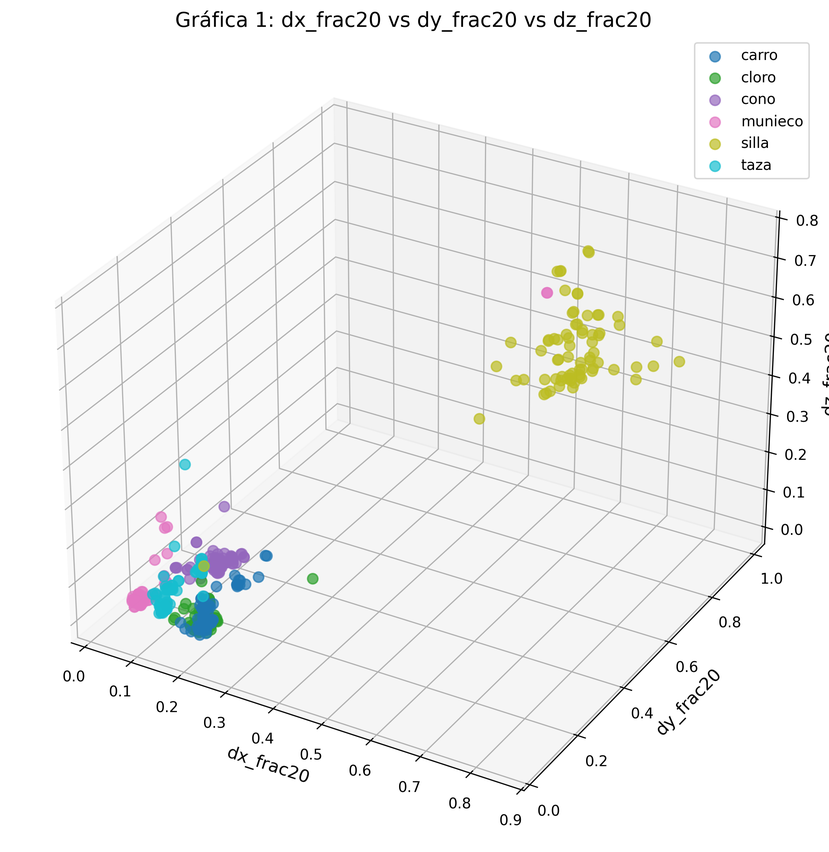
#> input picture tarea1/images/grafica_combinada_01.png, 829 x 852 px, shrunk from 2376 x 2442 before the run
$ python -i filters.py   (imports and definitions only)
#> lines starting #> are read from the running program, lines starting #| are printed output that depends on the picture
#> further down, picture is the input picture: shape (852, 829, 3); mean B, G, R 243, 243.6, 243.2
import cv2
import numpy as np
def blur(img,ksize=5):
    """
    Hace un blur
    """

    return cv2.blur(img,(ksize,ksize))
def gaussian_blur(img,ksize:int=5)->np.ndarray:
    """
    Aplica un filtrop gaussiano, en media 0
        """
    return cv2.GaussianBlur(img,(ksize,ksize),0)
def rotation(img,rotation:int)->np.ndarray:
    """

    """
    h,w=img.shape[:2]
    M=cv2.getRotationMatrix2D((w/2,h/2),rotation,scale=1.0)
    return cv2.warpAffine(img,M,(w,h),borderMode=cv2.BORDER_REFLECT_101)
def flip(img:np.ndarray,mode:int=1)->np.ndarray:
    return cv2.flip(img,mode)
def brightness(img,value:int=30):
#> called with value = 30
    hsv=cv2.cvtColor(img,cv2.COLOR_BGR2HSV_FULL)
#> hsv: shape (852, 829, 3); mean H, S, V 2.8, 2.8, 244.1
    h,s,v=cv2.split(hsv)
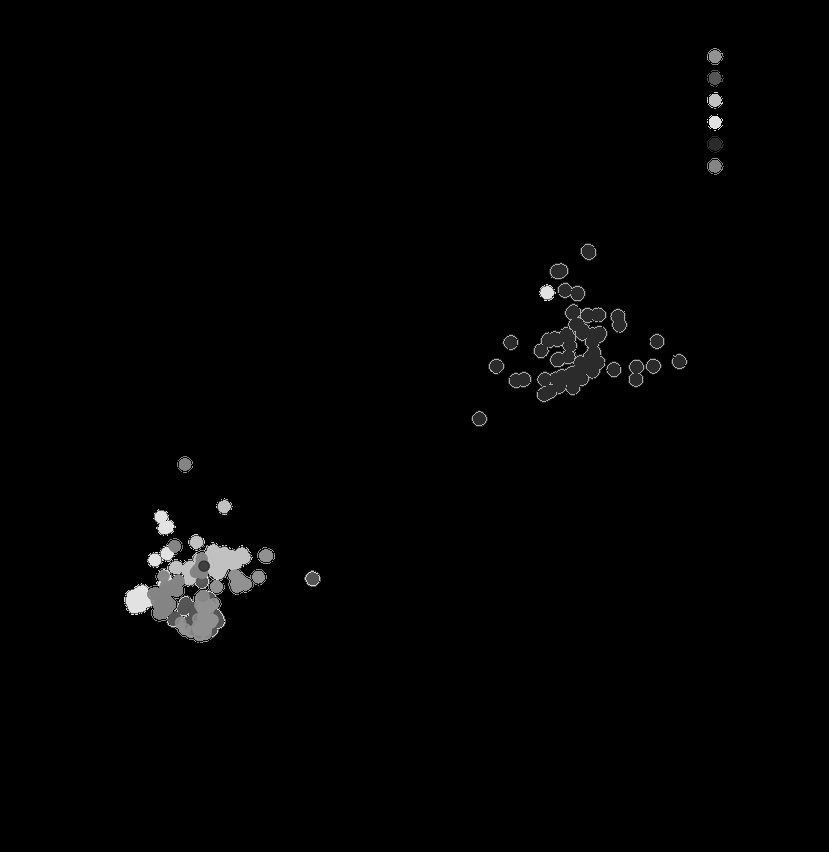
#> h: shape (852, 829); min 0, max 251, mean 2.8
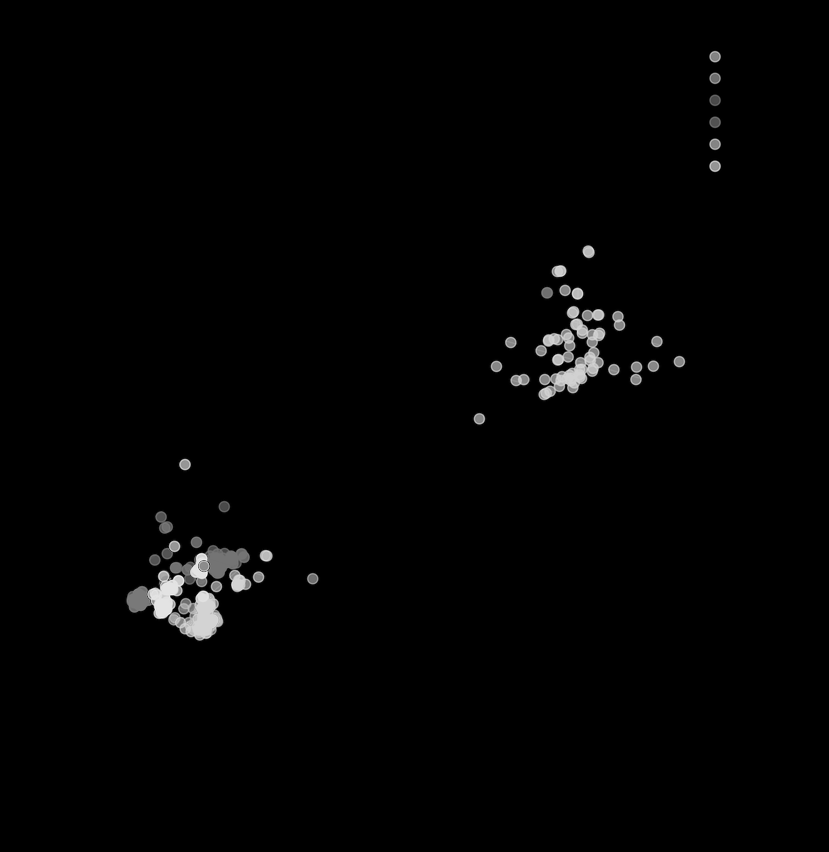
#> s: shape (852, 829); min 0, max 245, mean 2.8
    v=np.clip(v+value,0,255)
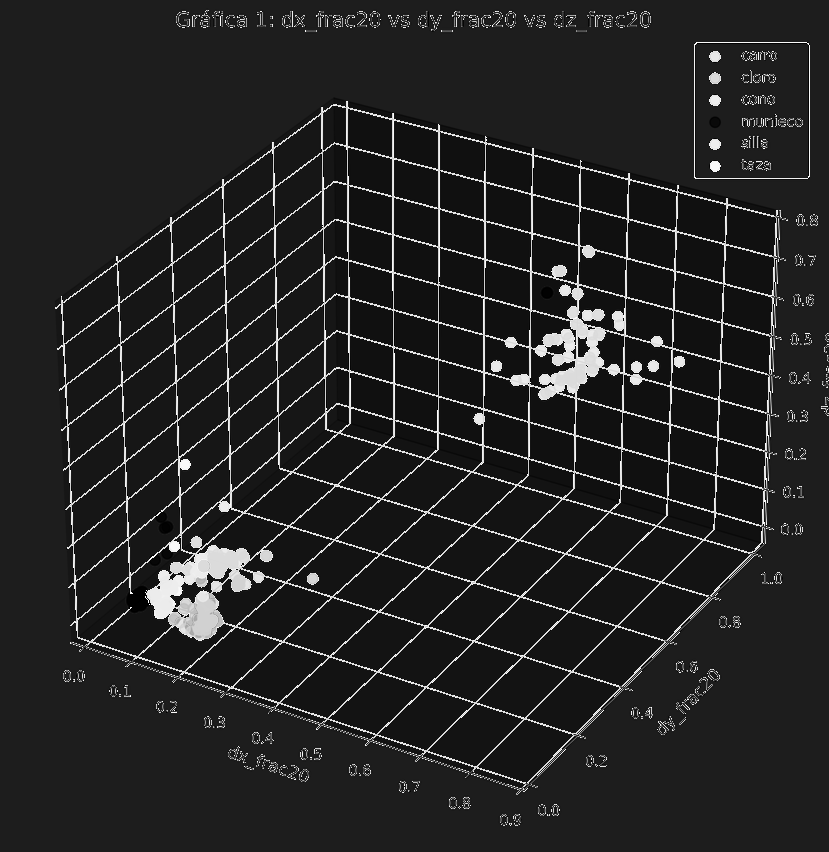
#> v: shape (852, 829); min 0, max 255, mean 36.7
    hsv=cv2.merge((h,s,v))
#> hsv: shape (852, 829, 3); mean H, S, V 2.8, 2.8, 36.7
    return cv2.cvtColor(hsv,cv2.COLOR_HSV2BGR)
def contrast(img,alpha=1.2,beta=0):
    return np.clip(alpha*img+beta,0,255).astype(np.uint8)
def saturation(img,satur:float=1.2):
    hsv=cv2.cvtColor(img,cv2.COLOR_BGR2HSV_FULL).astype(np.float32)
    h,s,v=cv2.split(hsv)
    v=np.clip(s*satur,0,255)
    hsv=cv2.merge((h,s,v))
    return cv2.cvtColor(hsv.astype(np.uint8),cv2.COLOR_HSV2BGR)
def gaussian_noise(img,mean=0,std=10):
    noise=np.random.normal(mean,std,img.shape)
    nosiy=np.clip(img+noise,0,255).astype(np.uint8)
    return nosiy

>>> import cv2
>>> picture = cv2.imread('../../tarea1/images/grafica_combinada_01.png')
>>> result = brightness(picture)

$ run again, on tarea1/images/grafica_combinada_02.png
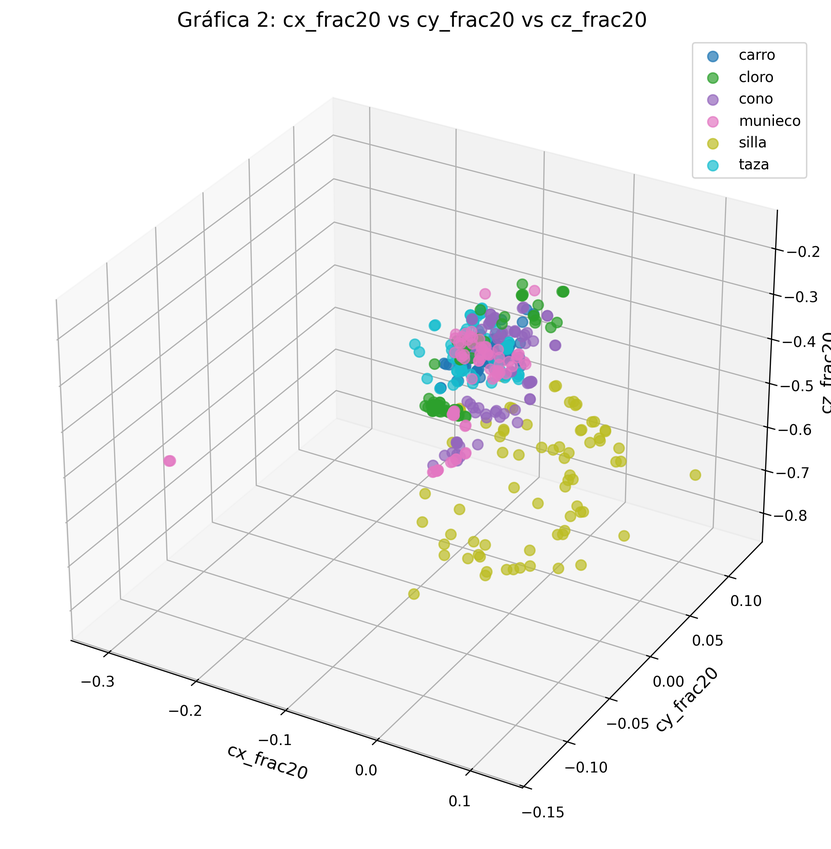
#> input picture tarea1/images/grafica_combinada_02.png, 831 x 849 px, shrunk from 2389 x 2442 before the run
#> picture is the input picture: shape (849, 831, 3); mean B, G, R 243.1, 243.7, 243.5
#> in brightness, `h,s,v=cv2.split(hsv)`:
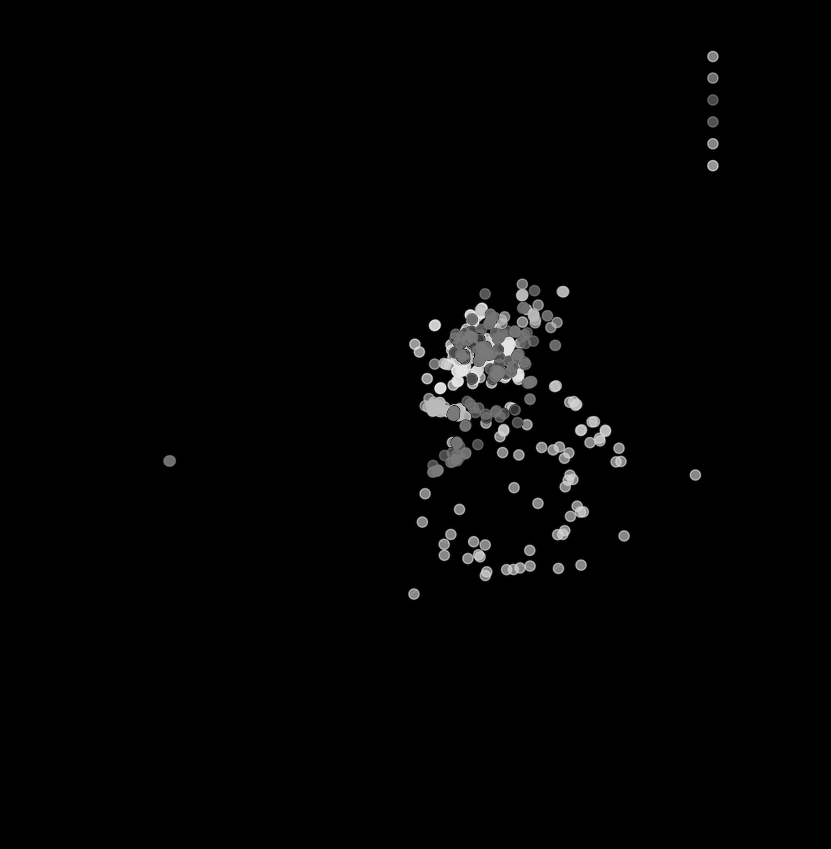
#> s: shape (849, 831); min 0, max 246, mean 3.4
#> in brightness, `return cv2.cvtColor(hsv,cv2.COLOR_HSV2BGR)`:
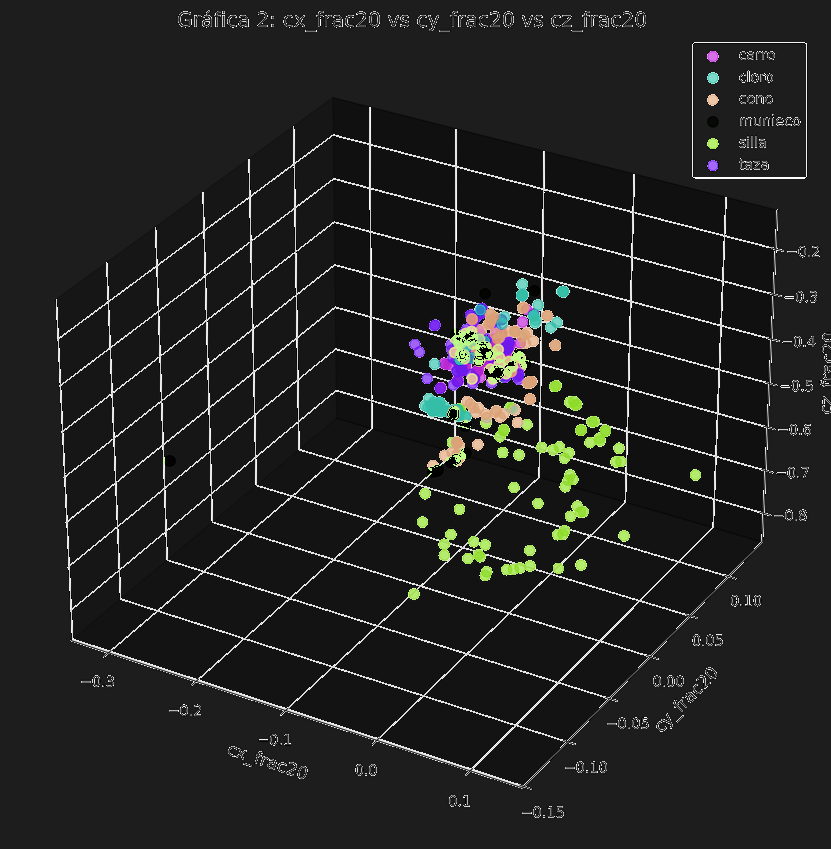
#> returned value: shape (849, 831, 3); mean B, G, R 34, 35, 34.6

$ run again, on tarea1/images/grafica_combinada_03.png
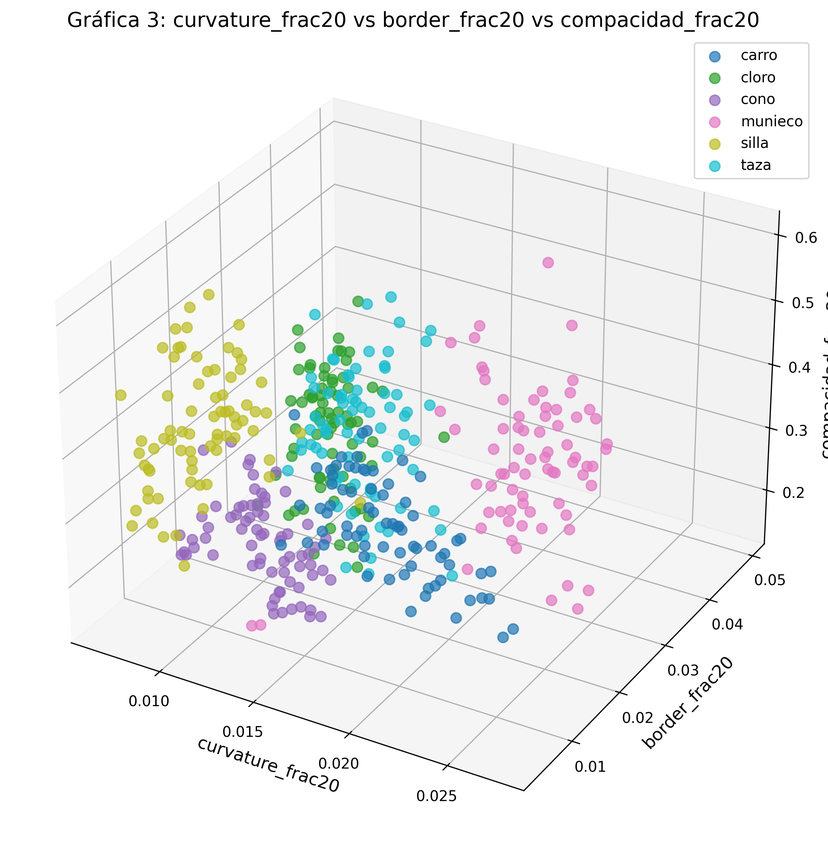
#> input picture tarea1/images/grafica_combinada_03.png, 828 x 852 px, shrunk from 2374 x 2442 before the run
#> picture is the input picture: shape (852, 828, 3); mean B, G, R 241.2, 241.3, 239.9
#> in brightness, `h,s,v=cv2.split(hsv)`:
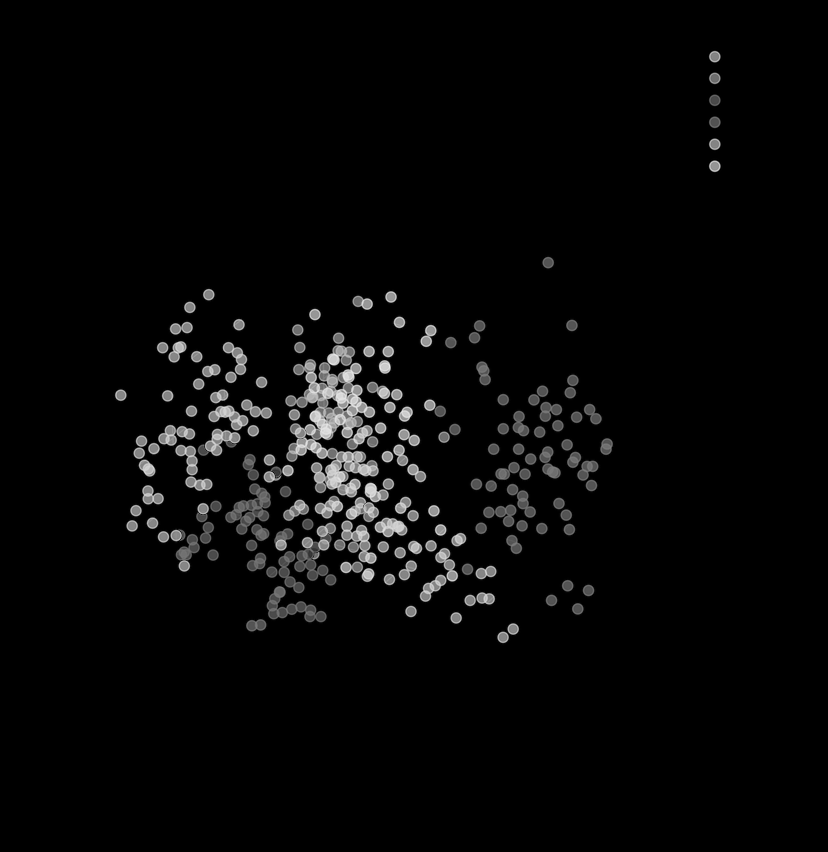
#> s: shape (852, 828); min 0, max 236, mean 7.3
#> in brightness, `return cv2.cvtColor(hsv,cv2.COLOR_HSV2BGR)`:
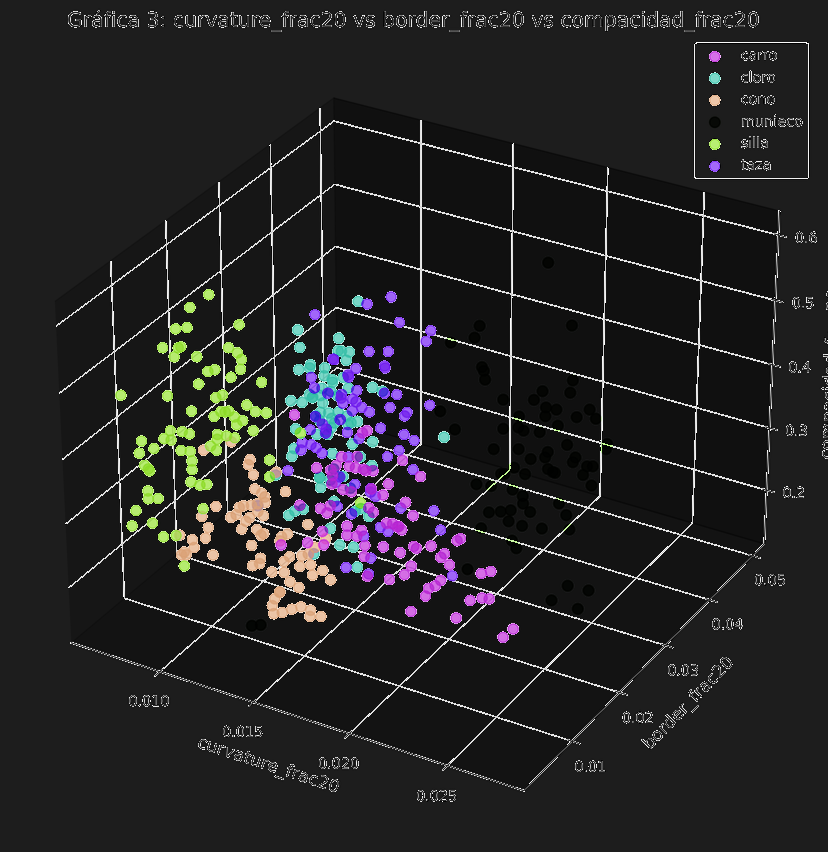
#> returned value: shape (852, 828, 3); mean B, G, R 36.6, 35.7, 36.3

$ run again, on tarea1/images/grafica_combinada_04.png
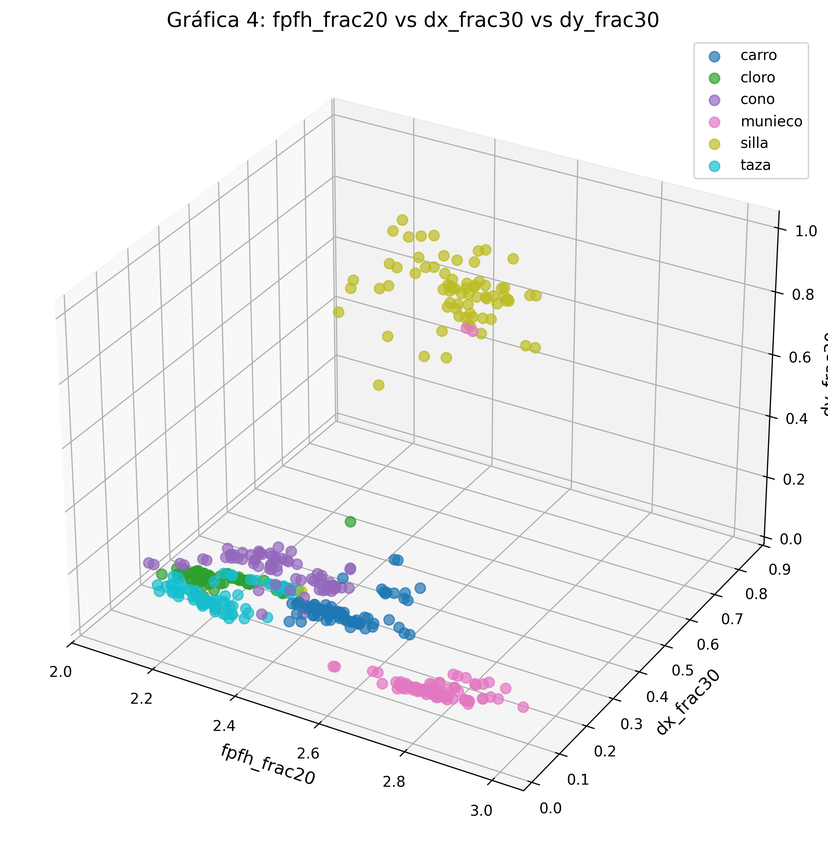
#> input picture tarea1/images/grafica_combinada_04.png, 828 x 852 px, shrunk from 2375 x 2442 before the run
#> picture is the input picture: shape (852, 828, 3); mean B, G, R 242.5, 242.8, 242.2
#> in brightness, `h,s,v=cv2.split(hsv)`:
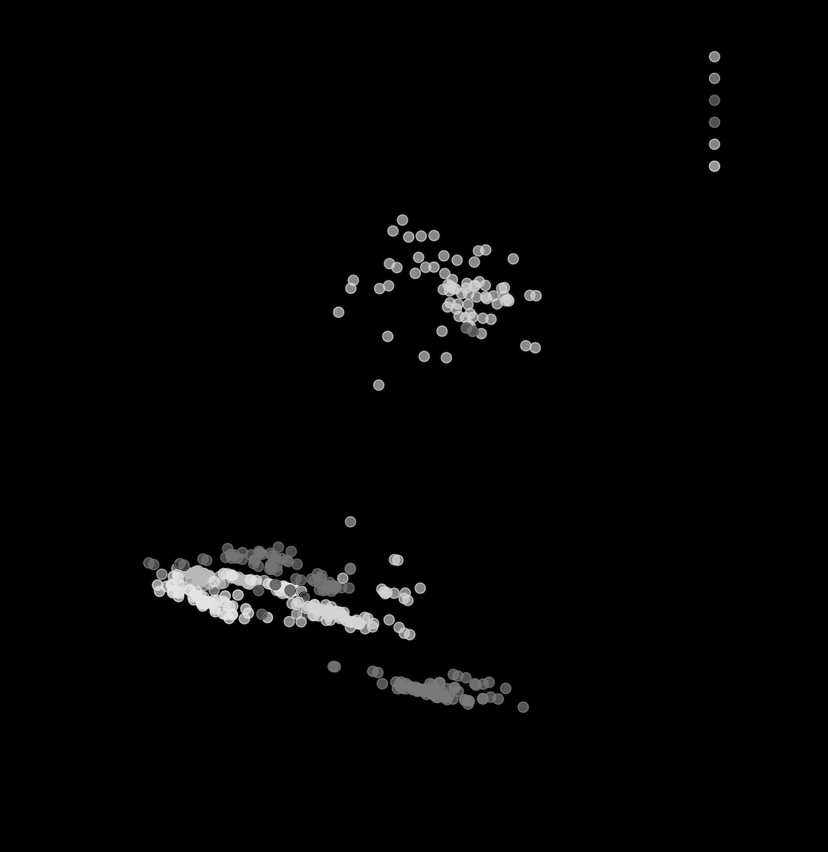
#> s: shape (852, 828); min 0, max 244, mean 4.4
#> in brightness, `return cv2.cvtColor(hsv,cv2.COLOR_HSV2BGR)`:
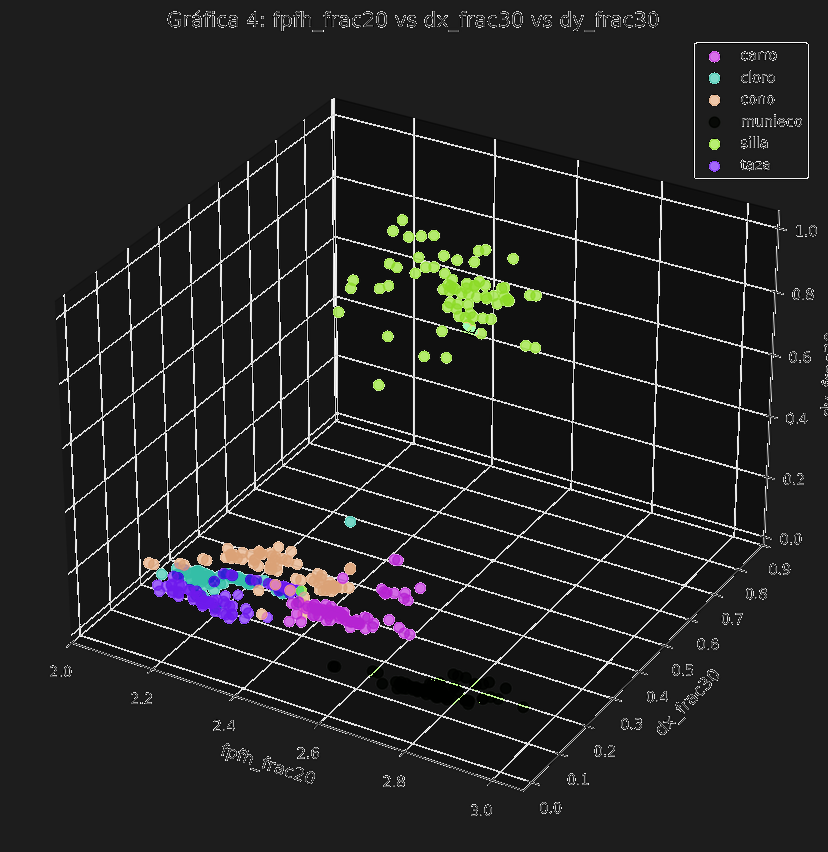
#> returned value: shape (852, 828, 3); mean B, G, R 35.9, 35.8, 36.2
